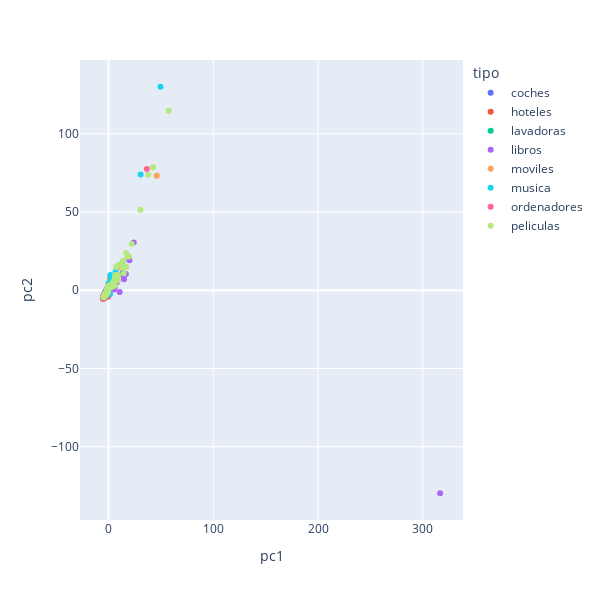

Source (notebook cell):
### Code cell
fig = px.scatter(pca_bow, x='pc1', y='pc2', hover_data=['tipo'], color = 'tipo')
fig.update_layout(
    autosize=False,
    width=600,
    height=600,
)
fig.show()

### Figure 1 — Plotly figure (JSON) as saved in the notebook; plotly's stock layout.template omitted (floating-point values rounded to 4 significant figures)
{"data": [{"customdata": [["coches"], ["coches"], ["coches"], ["coches"], ["coches"], ["coches"], ["coches"], ["coches"], ["coches"], ["coches"], ["coches"], ["coches"], ["coches"], ["coches"], ["coches"], ["coches"], ["coches"], ["coches"], ["coches"], ["coches"], ["coches"], ["coches"], ["coches"], ["coches"], ["coches"], ["coches"], ["coches"], ["coches"], ["coches"], ["coches"], ["coches"], ["coches"], ["coches"], ["coches"], ["coches"], ["coches"], ["coches"], ["coches"], ["coches"], ["coches"], ["coches"], ["coches"], ["coches"], ["coches"], ["coches"], ["coches"], ["coches"], ["coches"], ["coches"], ["coches"]], "hovertemplate": "tipo=%{customdata[0]}<br>pc1=%{x}<br>pc2=%{y}<extra></extra>", "legendgroup": "coches", "marker": {"color": "#636efa", "symbol": "circle"}, "mode": "markers", "name": "coches", "orientation": "v", "showlegend": true, "type": "scatter", "x": [-5.359, -1.421, -3.288, -4.725, -4.089, -2.621, -4.27, -4.53, -4.241, -3.324, -3.187, 2.34, -5.066, -3.52, -4.81, -3.994, -4.383, -2.496, -3.621, -4.894, -4.377, -3.552, -2.241, -4.329, -4.733, -4.698, -4.915, -4.242, -0.8886, -4.929, -4.752, -3.862, -4.063, -3.616, -3.898, -3.552, -4.83, -3.48, 4.806, -4.41, -1.121, -2.707, -4.345, -4.633, -3.582, -4.534, -2.788, -4.675, -4.455, -2.285], "xaxis": "x", "y": [-5.274, -2.557, -4.09, -5.022, -3.911, -3.459, -4.548, -5.032, -3.849, -4.438, -3.788, 2.45, -5.332, -2.97, -4.954, -4.883, -4.205, -2.598, -3.03, -5.055, -4.61, -3.35, -1.57, -3.607, -4.514, -4.138, -4.854, -3.863, 1.397, -4.553, -4.408, -3.572, -3.871, -3.108, -2.917, -3.35, -4.853, -3.831, 7.953, -4.284, 1.16, -2.98, -3.954, -4.559, -2.584, -4.672, -2.138, -4.582, -4.025, -1.252], "yaxis": "y"}, {"customdata": [["hoteles"], ["hoteles"], ["hoteles"], ["hoteles"], ["hoteles"], ["hoteles"], ["hoteles"], ["hoteles"], ["hoteles"], ["hoteles"], ["hoteles"], ["hoteles"], ["hoteles"], ["hoteles"], ["hoteles"], ["hoteles"], ["hoteles"], ["hoteles"], ["hoteles"], ["hoteles"], ["hoteles"], ["hoteles"], ["hoteles"], ["hoteles"], ["hoteles"], ["hoteles"], ["hoteles"], ["hoteles"], ["hoteles"], ["hoteles"], ["hoteles"], ["hoteles"], ["hoteles"], ["hoteles"], ["hoteles"], ["hoteles"], ["hoteles"], ["hoteles"], ["hoteles"], ["hoteles"], ["hoteles"], ["hoteles"], ["hoteles"], ["hoteles"], ["hoteles"], ["hoteles"], ["hoteles"], ["hoteles"], ["hoteles"], ["hoteles"]], "hovertemplate": "tipo=%{customdata[0]}<br>pc1=%{x}<br>pc2=%{y}<extra></extra>", "legendgroup": "hoteles", "marker": {"color": "#EF553B", "symbol": "circle"}, "mode": "markers", "name": "hoteles", "orientation": "v", "showlegend": true, "type": "scatter", "x": [-3.304, -3.715, -3.016, -4.833, -2.453, -0.2243, -4.087, -2.831, -1.01, -4.936, -1.601, -3.991, -4.02, -4.091, -3.824, -4.371, -2.864, -5.091, -4.15, -5.21, 3.324, -5.099, -1.748, -1.382, -3.32, -4.844, -0.5759, -4.852, -4.819, -5.134, -4.769, -4.251, -3.894, -1.666, -4.771, -4.751, -4.857, -4.019, -4.15, -2.648, -4.94, -1.56, -3.839, -3.919, -2.423, 6.178, -5.02, -4.114, -4.768, -4.299], "xaxis": "x", "y": [-4.646, -4.264, -3.334, -4.369, -2.899, -0.9285, -3.18, -3.635, -0.2223, -5.015, -2.845, -4.15, -3.825, -4.078, -4.441, -4.867, -3.994, -5.017, -4.869, -4.983, 4.297, -5.1, -1.658, -0.4679, -4.212, -4.657, -4.172, -4.663, -4.583, -5.224, -4.436, -4.243, -3.743, -2.649, -4.627, -4.182, -4.688, -4.155, -3.33, -2.921, -4.588, -0.6028, -3.984, -2.688, -3.158, 6.477, -5.201, -4.386, -4.624, -3.878], "yaxis": "y"}, {"customdata": [["lavadoras"], ["lavadoras"], ["lavadoras"], ["lavadoras"], ["lavadoras"], ["lavadoras"], ["lavadoras"], ["lavadoras"], ["lavadoras"], ["lavadoras"], ["lavadoras"], ["lavadoras"], ["lavadoras"], ["lavadoras"], ["lavadoras"], ["lavadoras"], ["lavadoras"], ["lavadoras"], ["lavadoras"], ["lavadoras"], ["lavadoras"], ["lavadoras"], ["lavadoras"], ["lavadoras"], ["lavadoras"], ["lavadoras"], ["lavadoras"], ["lavadoras"], ["lavadoras"], ["lavadoras"], ["lavadoras"], ["lavadoras"], ["lavadoras"], ["lavadoras"], ["lavadoras"], ["lavadoras"], ["lavadoras"], ["lavadoras"], ["lavadoras"], ["lavadoras"], ["lavadoras"], ["lavadoras"], ["lavadoras"], ["lavadoras"], ["lavadoras"], ["lavadoras"], ["lavadoras"], ["lavadoras"], ["lavadoras"], ["lavadoras"]], "hovertemplate": "tipo=%{customdata[0]}<br>pc1=%{x}<br>pc2=%{y}<extra></extra>", "legendgroup": "lavadoras", "marker": {"color": "#00cc96", "symbol": "circle"}, "mode": "markers", "name": "lavadoras", "orientation": "v", "showlegend": true, "type": "scatter", "x": [-4.887, -5.076, -2.811, -4.276, -2.629, -3.877, -4.7, -4.266, -4.39, -4.852, -5.118, -4.334, -4.911, -5.193, 1.976, -2.934, -4.939, -2.367, -4.684, -4.553, -4.859, -4.584, 5.912, -4.987, -4.653, -5.335, -4.804, 1.822, -0.4395, -0.9116, -4.963, -4.669, 2.839, -5.213, -4.707, -3.439, -4.761, -4.613, -5.04, -1.769, -3.69, -4.586, -4.474, -4.32, -4.108, -4.658, -5.152, -4.194, -4.658, 0.1486], "xaxis": "x", "y": [-5.159, -4.816, -4.235, -4.848, -1.975, -4.848, -4.306, -4.63, -4.456, -4.641, -5.074, -4.616, -4.648, -5.108, 2.457, -2.78, -5.335, -1.996, -4.458, -4.186, -5.158, -4.633, 5.532, -4.833, -4.723, -5.356, -4.84, 0.4734, -0.5371, -1.54, -4.81, -4.801, 1.676, -4.569, -4.327, -4.331, -5.037, -4.181, -4.95, -2.425, -3.618, -4.202, -3.995, -4.193, -3.686, -4.746, -5.07, -3.643, -3.824, -1.484], "yaxis": "y"}, {"customdata": [["libros"], ["libros"], ["libros"], ["libros"], ["libros"], ["libros"], ["libros"], ["libros"], ["libros"], ["libros"], ["libros"], ["libros"], ["libros"], ["libros"], ["libros"], ["libros"], ["libros"], ["libros"], ["libros"], ["libros"], ["libros"], ["libros"], ["libros"], ["libros"], ["libros"], ["libros"], ["libros"], ["libros"], ["libros"], ["libros"], ["libros"], ["libros"], ["libros"], ["libros"], ["libros"], ["libros"], ["libros"], ["libros"], ["libros"], ["libros"], ["libros"], ["libros"], ["libros"], ["libros"], ["libros"], ["libros"], ["libros"], ["libros"], ["libros"], ["libros"]], "hovertemplate": "tipo=%{customdata[0]}<br>pc1=%{x}<br>pc2=%{y}<extra></extra>", "legendgroup": "libros", "marker": {"color": "#ab63fa", "symbol": "circle"}, "mode": "markers", "name": "libros", "orientation": "v", "showlegend": true, "type": "scatter", "x": [-4.626, -4.448, -0.4806, -1.765, 13.5, -4.996, -3.444, -2.898, 2.197, 19.95, 7.119, 3.295, -3.213, 8.503, 3.94, -3.822, -1.232, -4.575, -1.291, -0.2708, -4.149, -3.568, 3.374, -4.453, -3.331, -4.738, 12.82, -2.916, 316.4, 14.87, 24.02, 0.1023, 3.488, -1.771, 10.58, -0.4436, 12.83, 5.05, 16.57, 5.938, 7.817, -4.719, -2.638, -2.278, 0.05803, -3.568, -2.667, 0.1121, 13.64, 3.105], "xaxis": "x", "y": [-4.039, -4.815, -2.978, -3.504, 11.23, -5.006, -3.464, -3.252, 2.605, 19.19, 5.012, 1.85, -4.314, 5.843, 3.197, -4.443, -1.42, -4.66, -1.064, -0.3283, -4.017, -3.593, 3.117, -4.483, -3.497, -4.465, 9.736, -3.479, -129.7, 6.978, 30.57, -0.7065, 2.346, -0.6505, -1.097, -1.641, 16.61, 0.4294, 10.36, 1.686, 5.042, -4.551, -2.788, -3.999, -2.124, -4.286, -2.609, -0.1008, 10.66, 3.055], "yaxis": "y"}, {"customdata": [["moviles"], ["moviles"], ["moviles"], ["moviles"], ["moviles"], ["moviles"], ["moviles"], ["moviles"], ["moviles"], ["moviles"], ["moviles"], ["moviles"], ["moviles"], ["moviles"], ["moviles"], ["moviles"], ["moviles"], ["moviles"], ["moviles"], ["moviles"], ["moviles"], ["moviles"], ["moviles"], ["moviles"], ["moviles"], ["moviles"], ["moviles"], ["moviles"], ["moviles"], ["moviles"], ["moviles"], ["moviles"], ["moviles"], ["moviles"], ["moviles"], ["moviles"], ["moviles"], ["moviles"], ["moviles"], ["moviles"], ["moviles"], ["moviles"], ["moviles"], ["moviles"], ["moviles"], ["moviles"], ["moviles"], ["moviles"], ["moviles"], ["moviles"]], "hovertemplate": "tipo=%{customdata[0]}<br>pc1=%{x}<br>pc2=%{y}<extra></extra>", "legendgroup": "moviles", "marker": {"color": "#FFA15A", "symbol": "circle"}, "mode": "markers", "name": "moviles", "orientation": "v", "showlegend": true, "type": "scatter", "x": [-5.263, -4.924, -2.868, -4.759, -2.745, -3.257, -3.72, -3.042, -3.879, 8.367, -2.897, 2.852, -5.068, -4.846, -4.393, -3.858, -4.751, -4.006, -5.035, -1.45, -4.326, -3.982, -3.373, -2.984, -3.2, 45.99, -5.295, -4.892, -4.883, -3.793, -4.653, -5.166, -3.982, -4.789, -0.4274, -1.078, -4.335, 1.042, -4.105, -2.633, 1.257, -3.949, -4.084, -4.435, -3.238, -2.603, -4.878, -1.266, -3.626, -0.7707], "xaxis": "x", "y": [-4.963, -4.444, -2.669, -4.398, -3.734, -2.489, -4.755, -2.656, -3.127, 14.37, -2.737, 2.222, -4.694, -4.655, -4.318, -3.965, -4.229, -3.347, -4.67, -0.8963, -4.075, -3.818, -2.656, -3.343, -2.434, 73.21, -5.286, -4.208, -4.368, -3.145, -3.947, -4.848, -2.514, -4.385, 2.476, 1.424, -3.977, 4.046, -4.021, -1.975, 7.479, -3.46, -3.631, -4.967, -2.629, -1.58, -4.004, -0.01642, -3.086, 0.4593], "yaxis": "y"}, {"customdata": [["musica"], ["musica"], ["musica"], ["musica"], ["musica"], ["musica"], ["musica"], ["musica"], ["musica"], ["musica"], ["musica"], ["musica"], ["musica"], ["musica"], ["musica"], ["musica"], ["musica"], ["musica"], ["musica"], ["musica"], ["musica"], ["musica"], ["musica"], ["musica"], ["musica"], ["musica"], ["musica"], ["musica"], ["musica"], ["musica"], ["musica"], ["musica"], ["musica"], ["musica"], ["musica"], ["musica"], ["musica"], ["musica"], ["musica"], ["musica"], ["musica"], ["musica"], ["musica"], ["musica"], ["musica"], ["musica"], ["musica"], ["musica"], ["musica"], ["musica"]], "hovertemplate": "tipo=%{customdata[0]}<br>pc1=%{x}<br>pc2=%{y}<extra></extra>", "legendgroup": "musica", "marker": {"color": "#19d3f3", "symbol": "circle"}, "mode": "markers", "name": "musica", "orientation": "v", "showlegend": true, "type": "scatter", "x": [-4.569, -3.693, -2.397, -3.948, -3.323, -2.633, -4.311, -4.493, -4.29, -4.734, 3.068, 6.694, -4.797, -2.977, -4.639, -4.847, -4.984, -5.192, -3.94, -2.177, -4.183, -4.864, -4.874, -4.877, 2.23, 3.641, 0.733, -4.559, 1.741, -4.721, -2.342, -4.491, 0.07123, 13.99, -4.251, -4.434, -3.018, -2.951, 30.66, -3.913, -5.025, -3.876, 1.513, -3.888, -4.901, -4.88, -5.282, -4.177, -4.224, 49.59], "xaxis": "x", "y": [-4.479, -3.309, -1.158, -4.762, -3.078, -2.583, -4.732, -3.999, -4.987, -2.962, 5.728, 11.8, -4.652, -0.6051, -3.695, -4.326, -4.987, -4.606, -3.036, -0.6308, -3.568, -4.142, -4.508, -4.439, 7.652, 7.297, 0.9796, -4.07, 9.739, -4.059, -3.252, -3.856, 4.438, 18.42, -3.431, -3.727, -2.13, -2.225, 73.91, -3.441, -4.113, -2.628, -2.568, -3.698, -4.426, -4.444, -4.814, -3.425, -3.286, 130.0], "yaxis": "y"}, {"customdata": [["ordenadores"], ["ordenadores"], ["ordenadores"], ["ordenadores"], ["ordenadores"], ["ordenadores"], ["ordenadores"], ["ordenadores"], ["ordenadores"], ["ordenadores"], ["ordenadores"], ["ordenadores"], ["ordenadores"], ["ordenadores"], ["ordenadores"], ["ordenadores"], ["ordenadores"], ["ordenadores"], ["ordenadores"], ["ordenadores"], ["ordenadores"], ["ordenadores"], ["ordenadores"], ["ordenadores"], ["ordenadores"], ["ordenadores"], ["ordenadores"], ["ordenadores"], ["ordenadores"], ["ordenadores"], ["ordenadores"], ["ordenadores"], ["ordenadores"], ["ordenadores"], ["ordenadores"], ["ordenadores"], ["ordenadores"], ["ordenadores"], ["ordenadores"], ["ordenadores"], ["ordenadores"], ["ordenadores"], ["ordenadores"], ["ordenadores"], ["ordenadores"], ["ordenadores"], ["ordenadores"], ["ordenadores"], ["ordenadores"], ["ordenadores"]], "hovertemplate": "tipo=%{customdata[0]}<br>pc1=%{x}<br>pc2=%{y}<extra></extra>", "legendgroup": "ordenadores", "marker": {"color": "#FF6692", "symbol": "circle"}, "mode": "markers", "name": "ordenadores", "orientation": "v", "showlegend": true, "type": "scatter", "x": [-5.063, -3.583, -3.534, -4.513, -2.131, -4.511, -4.554, -3.633, -2.163, -4.409, -2.548, -5.179, -4.657, -4.87, -4.853, -4.487, -4.918, -4.865, -4.571, -3.715, -4.358, -5.118, -2.889, -4.611, -4.465, -4.213, -4.764, -4.914, -4.003, -2.18, -5.084, -4.603, -3.175, -4.931, -4.904, -4.465, -4.725, -4.711, -3.131, -4.728, -3.562, -4.97, -4.29, -2.748, -3.924, -4.04, -4.941, -4.429, 36.57, -0.9925], "xaxis": "x", "y": [-4.654, -2.66, -4.562, -3.117, -1.198, -3.77, -4.007, -2.656, -1.226, -4.415, -0.8297, -4.635, -4.419, -5.211, -4.837, -4.505, -4.815, -4.489, -4.473, -3.133, -3.856, -4.983, -1.291, -4.638, -5.12, -3.787, -3.809, -4.327, -3.943, -1.408, -4.867, -3.881, -1.409, -4.396, -4.989, -5.24, -3.976, -4.255, -2.686, -4.751, -2.173, -4.79, -3.411, -1.629, -4.334, -2.961, -4.165, -3.591, 77.53, -2.399], "yaxis": "y"}, {"customdata": [["peliculas"], ["peliculas"], ["peliculas"], ["peliculas"], ["peliculas"], ["peliculas"], ["peliculas"], ["peliculas"], ["peliculas"], ["peliculas"], ["peliculas"], ["peliculas"], ["peliculas"], ["peliculas"], ["peliculas"], ["peliculas"], ["peliculas"], ["peliculas"], ["peliculas"], ["peliculas"], ["peliculas"], ["peliculas"], ["peliculas"], ["peliculas"], ["peliculas"], ["peliculas"], ["peliculas"], ["peliculas"], ["peliculas"], ["peliculas"], ["peliculas"], ["peliculas"], ["peliculas"], ["peliculas"], ["peliculas"], ["peliculas"], ["peliculas"], ["peliculas"], ["peliculas"], ["peliculas"], ["peliculas"], ["peliculas"], ["peliculas"], ["peliculas"], ["peliculas"], ["peliculas"], ["peliculas"], ["peliculas"], ["peliculas"], ["peliculas"]], "hovertemplate": "tipo=%{customdata[0]}<br>pc1=%{x}<br>pc2=%{y}<extra></extra>", "legendgroup": "peliculas", "marker": {"color": "#B6E880", "symbol": "circle"}, "mode": "markers", "name": "peliculas", "orientation": "v", "showlegend": true, "type": "scatter", "x": [-4.741, 3.314, -4.309, -1.533, 0.3052, -1.398, 8.795, 6.037, 6.288, -3.016, 9.077, 2.193, 7.205, -0.5472, -4.174, 5.069, 5.74, 3.302, 8.514, -0.5617, 6.694, 13.43, -2.717, -4.571, -0.9793, 6.536, 57.34, 30.53, 5.043, 22.22, 6.447, 42.46, 8.757, 4.291, 9.946, 14.14, 16.77, 13.46, 14.59, -3.441, 13.81, -3.425, 16.85, -1.011, -4.105, -0.7366, 18.14, 19.59, 37.84, 8.772], "xaxis": "x", "y": [-4.28, 2.282, -4.391, -2.236, 3.003, 0.8571, 8.645, 2.889, 8.431, -2.936, 9.751, 1.76, 14.89, 1.565, -3.494, 4.985, 6.541, 3.786, 9.276, -0.9397, 9.731, 14.92, -2.977, -4.509, -1.493, 6.093, 114.7, 51.4, 3.108, 29.6, 9.458, 78.53, 6.252, 4.969, 16.38, 18.87, 23.83, 17.13, 10.79, -2.16, 14.3, -3.865, 14.9, -0.3154, -3.763, -0.09382, 21.6, 21.57, 73.71, 7.139], "yaxis": "y"}], "layout": {"autosize": false, "height": 600, "legend": {"title": {"text": "tipo"}, "tracegroupgap": 0}, "margin": {"t": 60}, "width": 600, "xaxis": {"anchor": "y", "domain": [0, 1], "title": {"text": "pc1"}}, "yaxis": {"anchor": "x", "domain": [0, 1], "title": {"text": "pc2"}}}}
